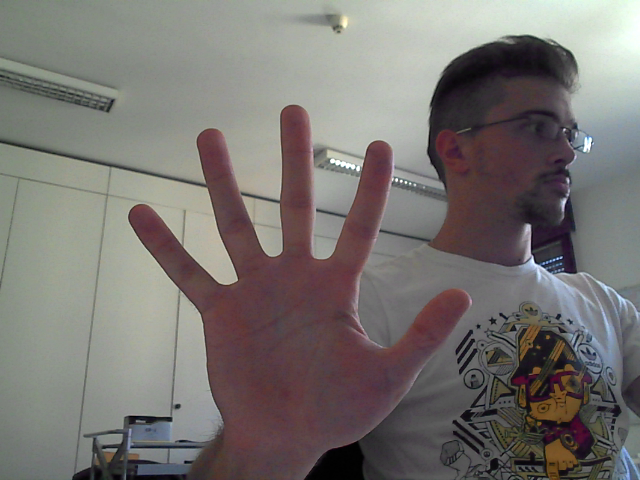
#> input picture test_img/1-color.png, 640 x 480 px; its folder holds only this picture in this run
$ python -i calibrator.py   (imports and definitions only)
#> lines starting #> are read from the running program, lines starting #| are printed output that depends on the picture
import cv2
import imutils
import numpy as np

from config import CONFIG
from data import fetch_saved_hsv
from image_processing.image_converter import get_center_hsv, extract_bounding_boxes_by_skin_threshold
from image_processing import image_processor
from image_processing.canvas import Canvas
from vis import visualise_orig, append_rectangle_in_center

size = CONFIG['size']

init_lower_range = [100, 100, 100]
init_upper_range = [101, 101, 101]


# [13 lines left out: function reset_everything, not called in this run]


# frame is BGR
def save_ranges(frame):
    global l_h, l_s, l_v, h_h, h_s, h_v, lower_range, upper_range, should_save

    pred_size = 200
    frame = imutils.resize(frame, height=pred_size)
    ip = image_processor.ImageProcessor(size, lower_range, upper_range)
    frame = ip.crop(frame, pred_size)

    h, s, v = get_center_hsv(frame)

    if cv2.waitKey(1) & 0xFF == ord('s'):
        should_save = not should_save

    if cv2.waitKey(1) & 0xFF == ord('r'):
        return True

    if cv2.waitKey(1) & 0xFF == ord('c'):
        return True

    if should_save:
        if l_h is None or h < l_h:
            l_h = h
        elif h_h is None or h > h_h:
            h_h = h

        if l_s is None or s < l_s:
            l_s = s
        elif h_s is None or s > h_s:
            h_s = s

        if l_v is None or v < l_v:
            l_v = v
        elif h_v is None or v > h_v:
            h_v = v

        if l_h is not None and l_s is not None and l_v is not None and h_h is not None and h_s is not None and h_v:
            lower_range = [l_h, l_s, l_v]
            upper_range = [h_h, h_s, h_v]

    texts = [
        '~~~~ CALIBRATION ~~~~',
        'Put your hand in the middle and move it so that the ',
        'rectangle captures all the shades of your skin color.',
        '- Press "s" to start/stop hsv saving.',
        '- Press "c" to confirm current values.',
        '- Press "r" to restart current values.',
        '',
        'hsv: ' + str([h, s, v]),
        'lower: ' + str(lower_range),
        'upper: ' + str(upper_range),
        'is_saving:' + str(should_save),
    ]

    skin, binary_mask, bbox, sq_bbox = extract_bounding_boxes_by_skin_threshold(ip, frame)

    binary_mask = ip.find_largest_connected_component(binary_mask)
    binary_mask = append_rectangle_in_center(binary_mask)
    frame = append_rectangle_in_center(frame)

    binary_mask = cv2.cvtColor(binary_mask, cv2.COLOR_GRAY2BGR)
    visualise_orig(np.hstack([frame, binary_mask, skin]), texts)

    cv2.waitKey(1)


# [43 lines left out: functions run_calibrator, prompt_calibration, not called in this run]

>>> import cv2
>>> picture = cv2.imread('test_img/1-color.png', cv2.IMREAD_GRAYSCALE)
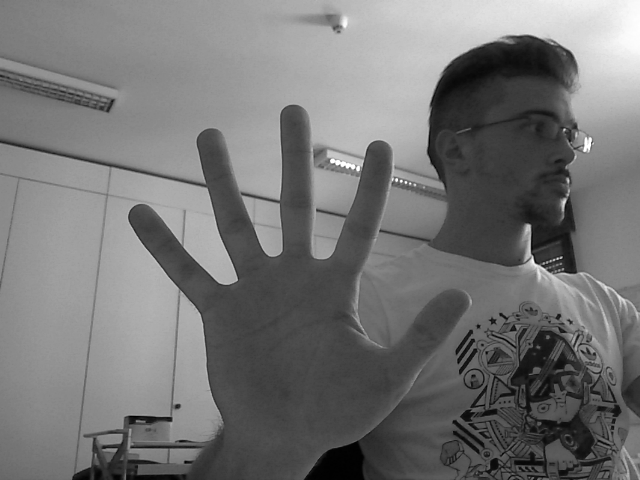
#> picture: shape (480, 640); min 0, max 255, mean 116.4
>>> result = save_ranges(picture)
#> (the run stopped early here; a loop or call above may not have finished)
